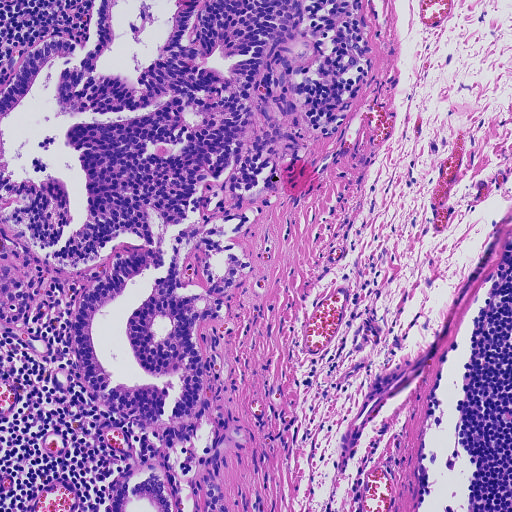
#> input picture dataset045/有癌细胞/01_17_22.png, 512 x 512 px
$ jupyter execute --allow-errors 'feature extraction3.ipynb'   (older library calls are emulated)
#> lines starting #> are read from the running program, lines starting #| are printed output that depends on the picture
[cell 1]
import math
import numpy as np
import matplotlib.pyplot as plt

import matplotlib.patches as patches
from skimage import measure
from skimage.color import rgb2gray
from skimage.util import img_as_ubyte
from skimage import io
from skimage.feature import greycomatrix, greycoprops

[cell 2]
slide = io.imread("dataset045/有癌细胞/01_17_22.png")
#> slide is the input picture: shape (512, 512, 3); mean R, G, B 168.9, 124.1, 188.4
io.imshow(slide)

[cell 3]
slide.shape
#> Out = (512, 512, 3)

[cell 4]
slide = slide.flatten().reshape((512*512,3))

[cell 5]
slide.shape
#> Out = (262144, 3)

[cell 6]
from skimage import io, measure
from sklearn.cluster import KMeans

estimator = KMeans(n_clusters=4, n_init=1, init='random')

estimator.fit(slide)
labels = estimator.labels_
print(labels.shape)

[cell 7]
label_image = np.reshape(labels, (512, 512))

[cell 8]
fig, ax = plt.subplots(figsize=(15, 15))
plt.subplot(1,2,1)
plt.imshow(slide, cmap='gray')
plt.subplot(1,2, 2)
plt.imshow(label_image)
plt.show()
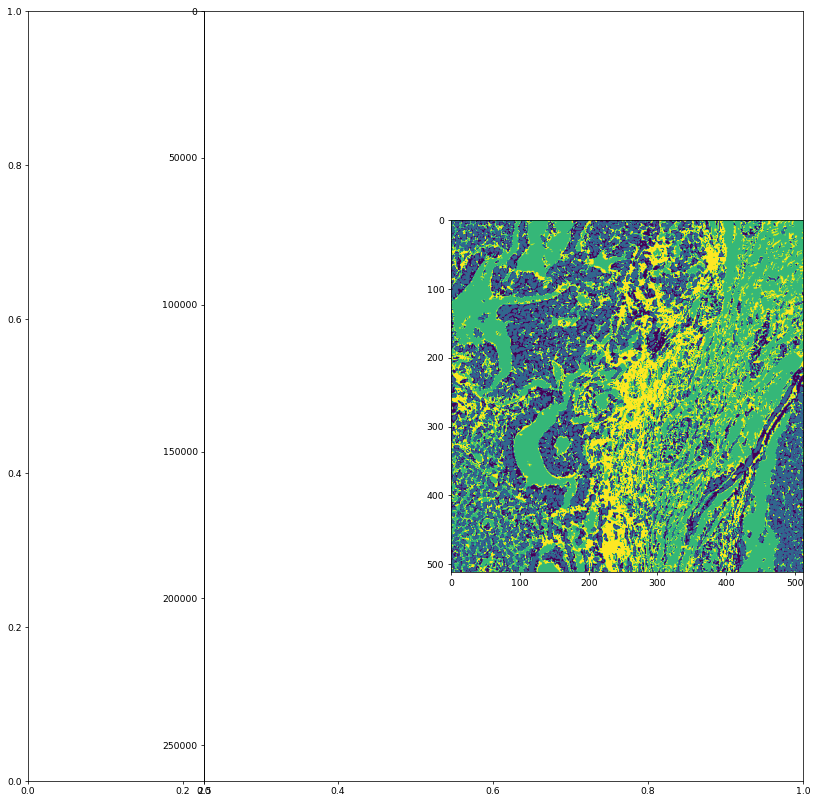
#> figure drawn by matplotlib, 2 panels

[cell 9]
import nrrd
nrrd.write('dataset045/有癌细胞/label_image.nrrd', label_image, index_order='C')
#> (this line was passed over: nrrd is not available in this run)

[cell 10]
from PIL import Image
im = Image.fromarray(label_image)
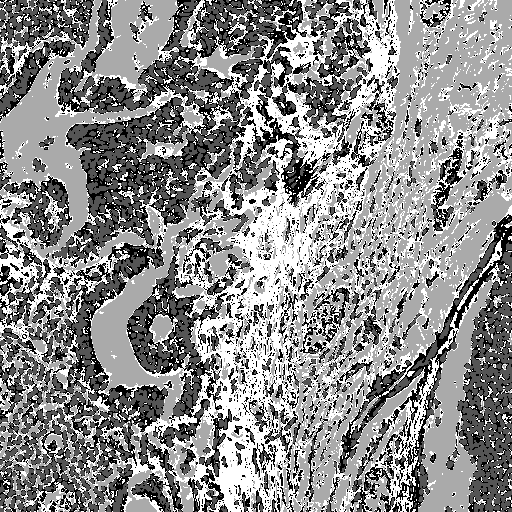
#> im: PIL image 512x512 I; min 0, max 3, mean 1.65; drawn with min black and max white
im.save("dataset045/有癌细胞/label_image.png")

$ run again, with dataset045/有癌细胞/01_16_22.png copied over dataset045/有癌细胞/01_17_22.png
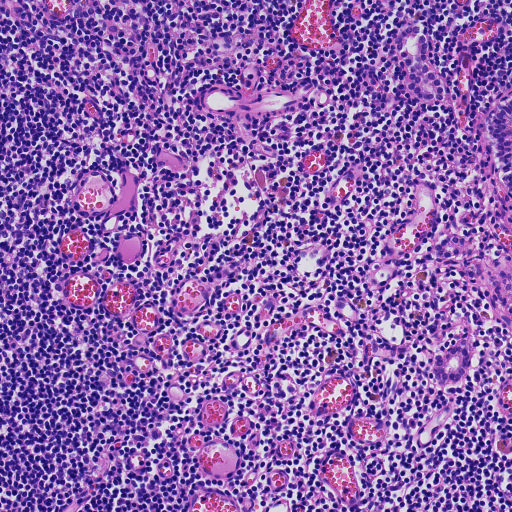
#> input picture dataset045/有癌细胞/01_16_22.png, 512 x 512 px
#> slide is the input picture: shape (512, 512, 3); mean R, G, B 141.2, 100.4, 173.7
#> `plt.show()`:
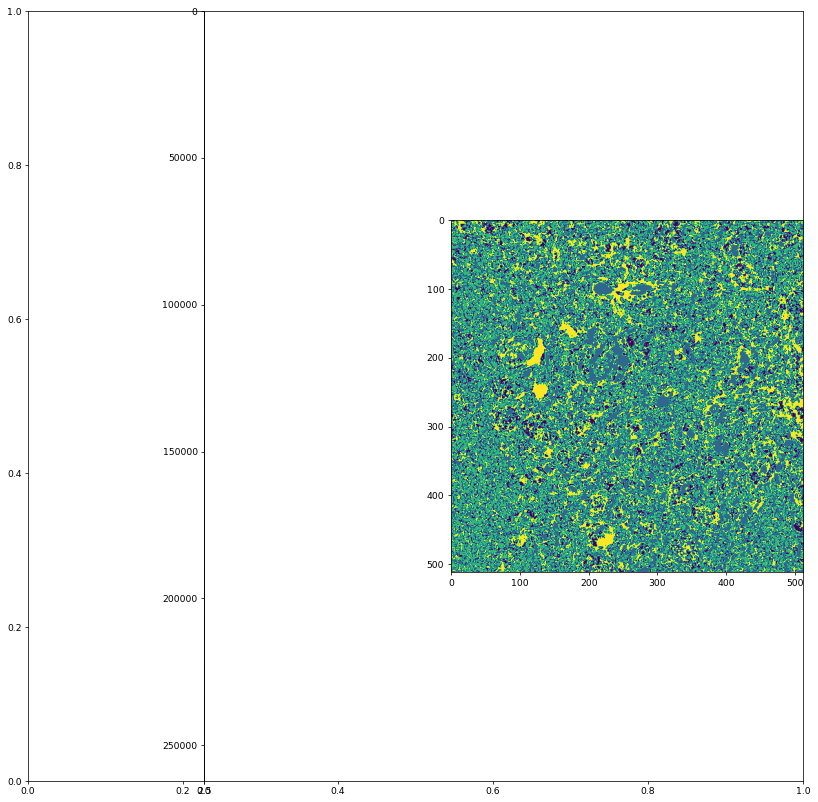
#> figure drawn by matplotlib, 2 panels
#> `im = Image.fromarray(label_image)`:
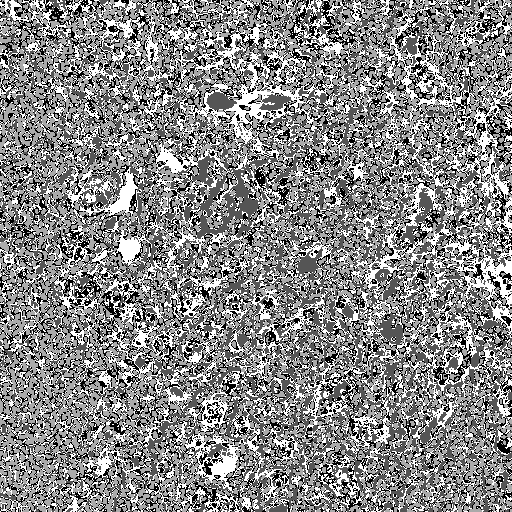
#> im: PIL image 512x512 I; min 0, max 3, mean 1.59; drawn with min black and max white

$ run again, with dataset045/有癌细胞/01_17_21.png copied over dataset045/有癌细胞/01_17_22.png
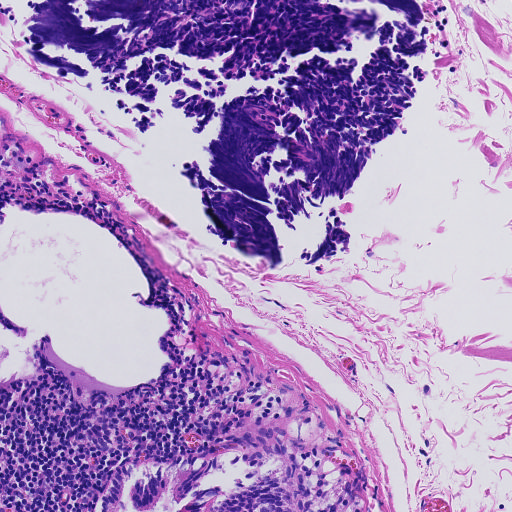
#> input picture dataset045/有癌细胞/01_17_21.png, 512 x 512 px
#> slide is the input picture: shape (512, 512, 3); mean R, G, B 171.3, 144.5, 192.3
#> `plt.show()`:
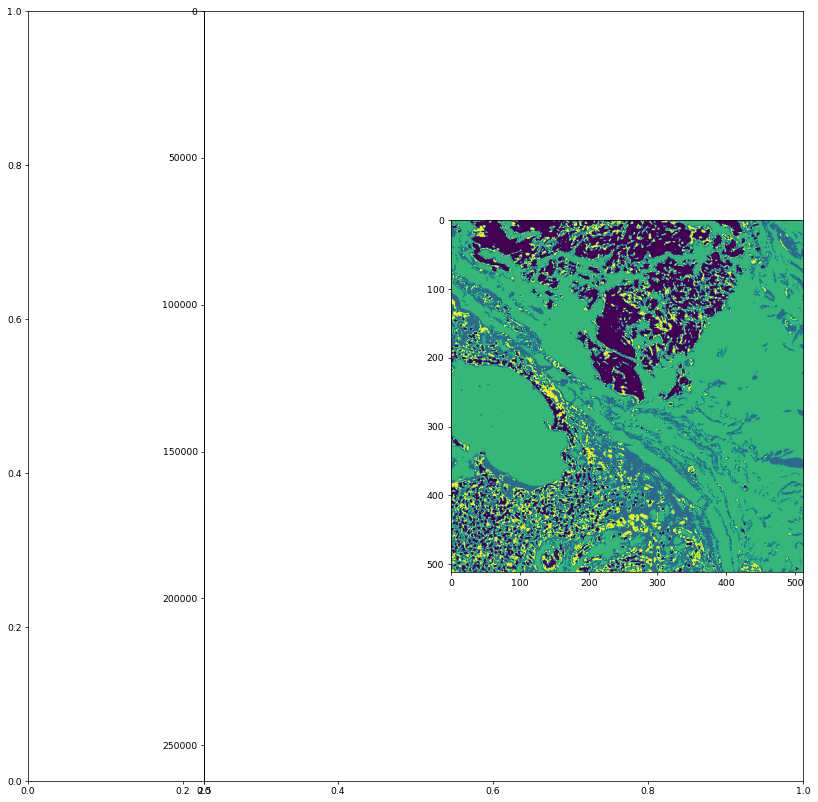
#> figure drawn by matplotlib, 2 panels
#> `im = Image.fromarray(label_image)`:
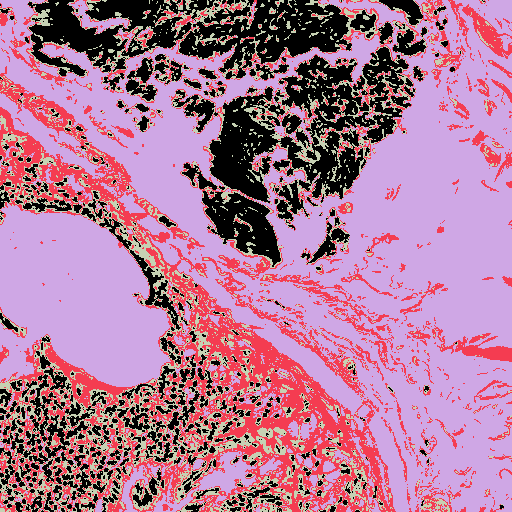
#> im: PIL image 512x512 I; 4 distinct labels, from 0 to 3; one colour per label, 0 black

$ run again, with dataset045/有癌细胞/01_17_23.png copied over dataset045/有癌细胞/01_17_22.png
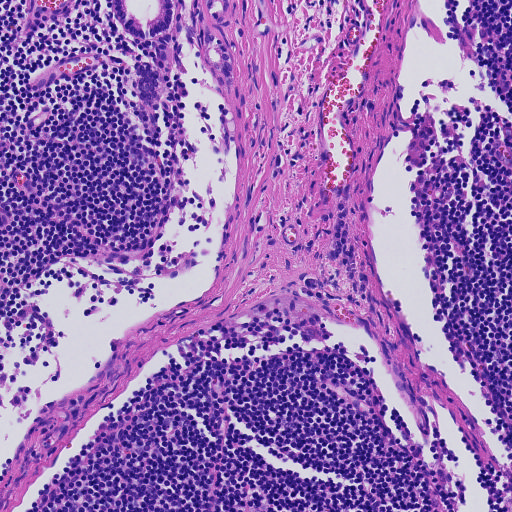
#> input picture dataset045/有癌细胞/01_17_23.png, 512 x 512 px
#> slide is the input picture: shape (512, 512, 3); mean R, G, B 151.4, 110.9, 180.3
#> `plt.show()`:
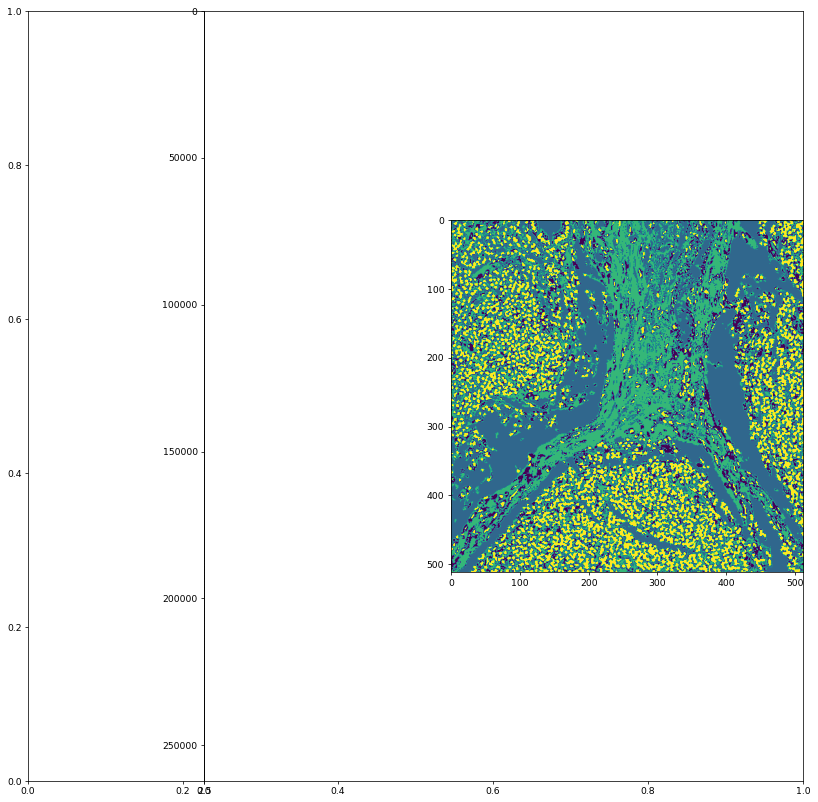
#> figure drawn by matplotlib, 2 panels
#> `im = Image.fromarray(label_image)`:
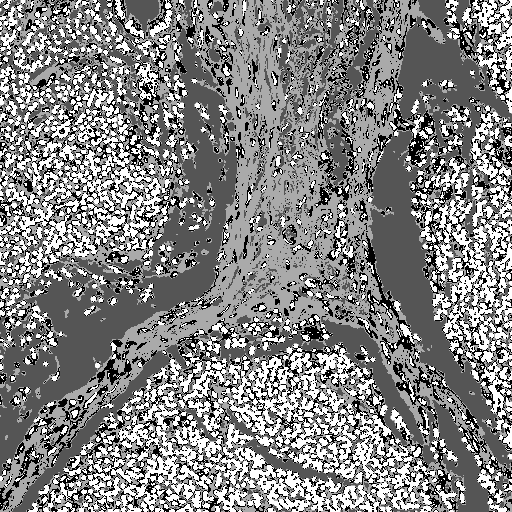
#> im: PIL image 512x512 I; min 0, max 3, mean 1.55; drawn with min black and max white
